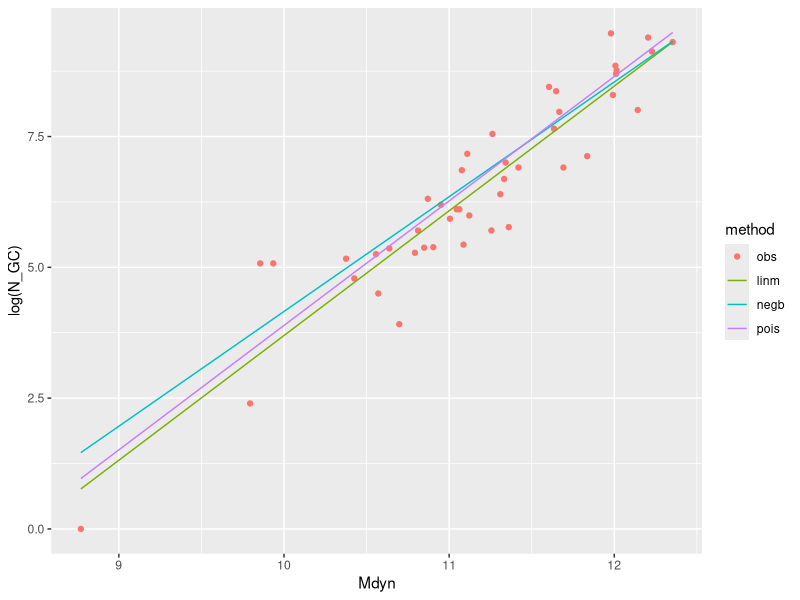
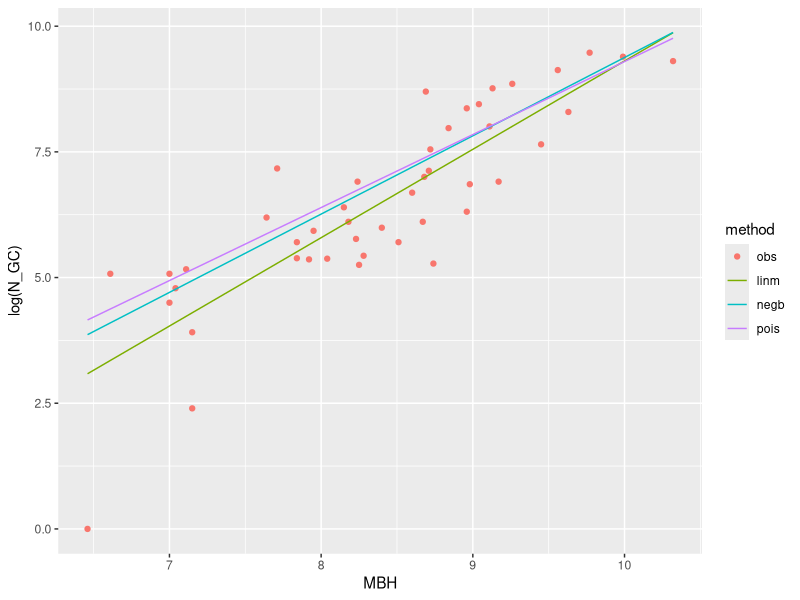

The R script that drew these images, in order:
## ---- chunk 1
GCS = read.csv(file="GCs.csv",header=TRUE,dec=".",sep="")
GCS = subset(GCS, !is.na(Mdyn)) # 1 removed
dim(GCS)
## ---- chunk 2
GCS$w = 1/ GCS$N_GC_err
## ---- chunk 3
library(ggplot2)
library(MASS)     # glm.nb
## ---- chunk 4
linmFit = lm(log(N_GC) ~ Mdyn, GCS)
poisFit = glm(N_GC ~ Mdyn, GCS, family="poisson")
negbFit = glm.nb(N_GC ~ Mdyn, GCS)
## ---- chunk 5
X = GCS[,c("Galaxy","Mdyn","N_GC")]
X = rbind(X,X,X,X)
X$method = factor(rep(c("obs","linm","pois","negb"),each=nrow(GCS)))
X[X$method == "linm","N_GC"] = exp(linmFit$fitted.values)
X[X$method == "pois","N_GC"] = poisFit$fitted.values
X[X$method == "negb","N_GC"] = negbFit$fitted.values
ggplot(X, aes(x = Mdyn,y=log(N_GC))) + 
   geom_point(aes(colour=method), data = subset(X, method=="obs")) + 
   geom_line(aes(colour=method), data = subset(X, method != "obs")) 
## ---- chunk 6
N = nrow(GCS)
A = data.frame(linm=rep(NA,N))
A$negb = A$pois = NA
for (i in 1:N) {
   Gx = GCS[-i,]
   f1 = lm(log(N_GC) ~ Mdyn, Gx)
   f2 = glm(N_GC ~ Mdyn, Gx, family="poisson")
   f3 = glm.nb(N_GC ~ Mdyn, Gx)
   A[i,"linm"] = GCS$w[i] * (GCS$N_GC[i] - exp(predict(f1, GCS[i,])))^2
   A[i, "pois"] = GCS$w[i] * (GCS$N_GC[i] - predict(f2, GCS[i,]))^2   
   A[i, "negb"] = GCS$w[i] * (GCS$N_GC[i] - predict(f3, GCS[i,]))^2   
}
## ---- chunk 7
lapply(A, function(x) sqrt(mean(x)))
## ---- chunk 8
linmFit = lm(log(N_GC) ~ MBH, GCS)
poisFit = glm(N_GC ~ MBH, GCS, family="poisson")
negbFit = glm.nb(N_GC ~ MBH, GCS)
X = GCS[,c("Galaxy","MBH","N_GC")]
X = rbind(X,X,X,X)
X$method = factor(rep(c("obs","linm","pois","negb"),each=nrow(GCS)))
X[X$method == "linm","N_GC"] = exp(linmFit$fitted.values)
X[X$method == "pois","N_GC"] = poisFit$fitted.values
X[X$method == "negb","N_GC"] = negbFit$fitted.values
ggplot(X, aes(x = MBH,y=log(N_GC))) + 
   geom_point(aes(colour=method), data = subset(X, method=="obs")) + 
   geom_line(aes(colour=method), data = subset(X, method != "obs"))
A = data.frame(linm=rep(NA,N))
A$negb = A$pois = NA
for (i in 1:N) {
   Gx = GCS[-i,]
   f1 = lm(log(N_GC) ~ MBH, Gx)
   f2 = glm(N_GC ~ MBH, Gx, family="poisson")
   f3 = glm.nb(N_GC ~ MBH, Gx)
   A[i,"linm"] = GCS$w[i] * (GCS$N_GC[i] - exp(predict(f1, GCS[i,])))^2
   A[i, "pois"] = GCS$w[i] * (GCS$N_GC[i] - predict(f2, GCS[i,]))^2   
   A[i, "negb"] = GCS$w[i] * (GCS$N_GC[i] - predict(f3, GCS[i,]))^2   
}
lapply(A, function(x) sqrt(mean(x)))
